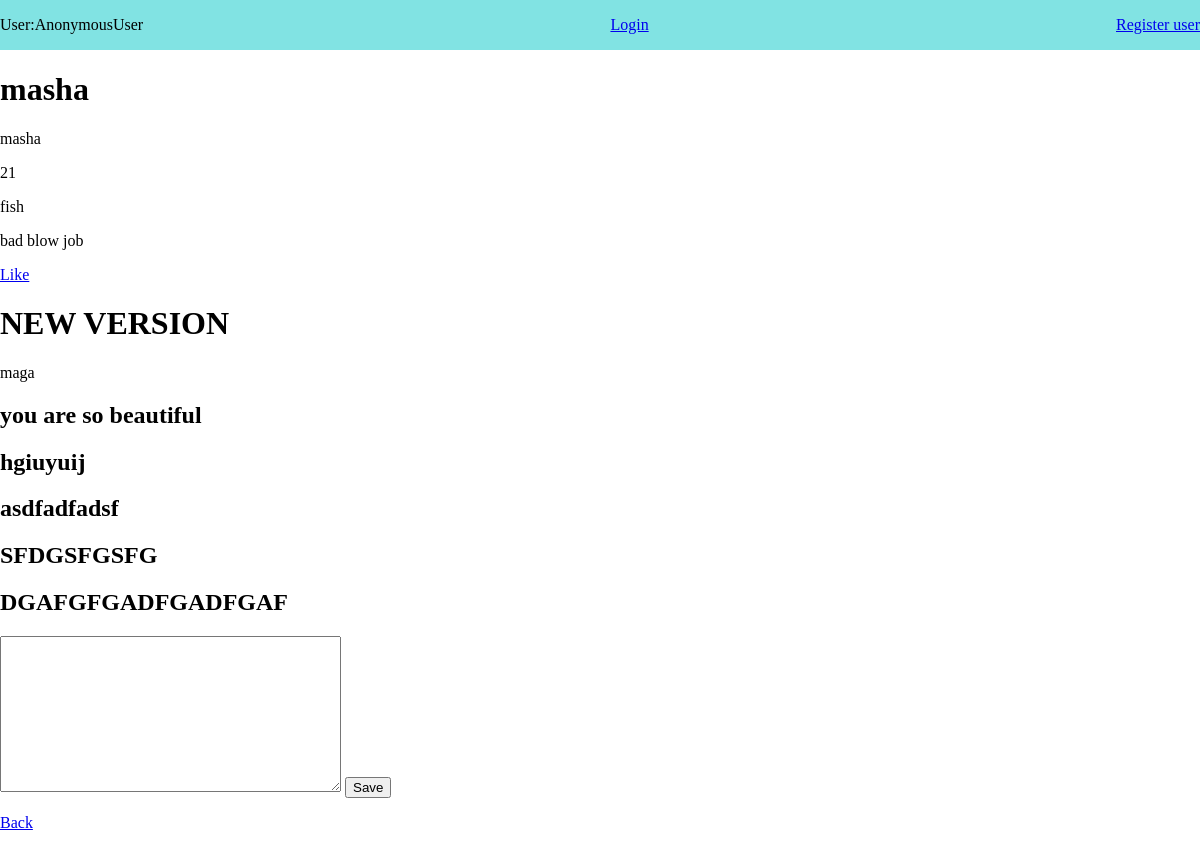
The page /accounts/5/ on the database its author committed.
### accounts/models.py (models this page shows, shortened)
class Account(models.Model):
    user = models.OneToOneField(
        User, related_name="account_user", on_delete=models.CASCADE
    )
    name = models.CharField(max_length=20)
    age = models.IntegerField()
    zodiac = models.CharField(max_length=10)
    about_bad_habits = models.TextField()
    image = models.ImageField(upload_to="account_images/", null=True, blank=True)
    like = models.ManyToManyField(User)

class Chat(models.Model):
    sender = models.ForeignKey(
        User, related_name="sender_user", on_delete=models.CASCADE
    )
    receiver = models.ForeignKey(
        User, related_name="receiver_user", on_delete=models.CASCADE
    )
    message = models.TextField()
    message_time = models.DateTimeField(auto_now_add=True)

### accounts/views.py (the view, shortened to what this page needs)
# urls.py: path('accounts/<int:pk>/', profile_settings),
def profile_settings(request, pk):
    try:
        obj = Account.objects.get(id=pk)
    except Account.DoesNotExist:
        raise Http404
    chat_form = ChatForm()
    all_likes = obj.like.all()
    final_qs = {}
    for user in all_likes:
        user_likes = user.account_user.like.all()
        if obj.user in user_likes and obj.user != user:
            sender_messages = Chat.objects.filter(sender=obj.user, receiver=user)
            receiver_messages = Chat.objects.filter(sender=user, receiver=obj.user)
            final_qs[user] = sender_messages.union(receiver_messages)
    return render(
        request,
        "accounts/profile.html",
        {"profile": obj, "chat_form": chat_form, "chat_qs": final_qs},
    )

### accounts/forms.py
class ChatForm(forms.Form):
    chat_text = forms.CharField(widget= forms.Textarea())

### accounts/templates/accounts/profile.html (shortened to what this page needs)
{% extends 'base.html' %}
{% load static %}
{% block content %}
<h1> {{ profile.user }} </h1>
<p> {{ profile.name }} </p>
<p> {{ profile.age }} </p>
<p> {{ profile.zodiac }} </p>
<p> {{ profile.about_bad_habits }} </p>
{% if user.id == profile.user.id %}
<a href="/accounts/edit/{{profile.pk}}/">Edit</a>
<p>
    <a href="/accounts/user_delete/{{profile.pk}}/">Delete</a>
</p>
{% else %}
<p>
    <a href="/accounts/{{profile.pk}}/like/">Like</a>
</p>
{% endif %}
<h1>NEW VERSION</h1>
{% for user, chat in chat_qs.items %}
    <p>{{user}}</p>
    {% for c in chat %}
        <h2>{{ c.message }}</h2>
    {% endfor %}
    <form action="" method="post">
        {{ chat_form.chat_text }}
        <input type="submit" value="Save">
    </form>
{% endfor %}
<p>
    <a href="/accounts/">Back</a>
</p>
{% endblock %}

### staticbase/css/style.css (style rules this page uses)
body { margin: 0; padding: 0; }

### rows shown on the page
Account: user "masha", name "masha", age "21", zodiac "fish", about_bad_habits "bad blow job"
Chat: message "you are so beautiful"
Chat: message "hgiuyuij"
Chat: message "asdfadfadsf"
Chat: message "SFDGSFGSFG"
Chat: message "DGAFGFGADFGADFGAF"

### other values the page prints
{{ user }} "AnonymousUser"
{{ user }} "maga"
